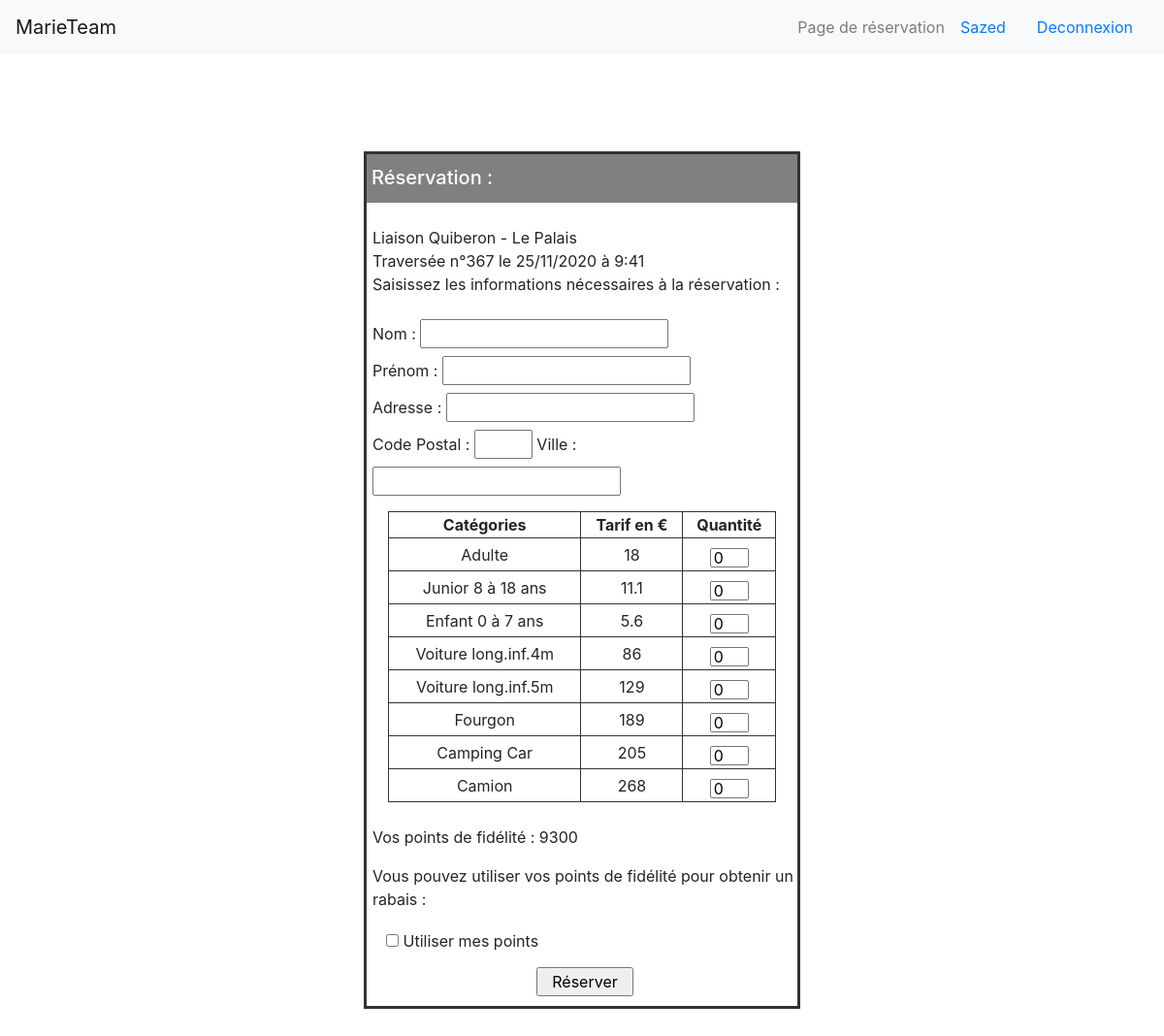
/Reservation.php?reservation=367 (signed in), run on the app's committed database.
### tables this page shows
CREATE TABLE IF NOT EXISTS `port` (
  `idPort` int(11) NOT NULL,
  `nom` varchar(50) NOT NULL,
  PRIMARY KEY (`idPort`)
);

CREATE TABLE IF NOT EXISTS `traversee` (
  `numTrav` int(11) NOT NULL,
  `date` date NOT NULL,
  `heure` varchar(50) NOT NULL,
  `idBateau` int(11) NOT NULL,
  `code` int(11) NOT NULL,
  PRIMARY KEY (`numTrav`),
  KEY `TRAVERSEE_BATEAU_FK` (`idBateau`),
  KEY `TRAVERSEE_LIAISON0_FK` (`code`)
);

CREATE TABLE IF NOT EXISTS `tarifer` (
  `dateDeb` date NOT NULL,
  `code` int(11) NOT NULL,
  `tarif` double NOT NULL,
  `numType` int(11) NOT NULL,
  PRIMARY KEY (`dateDeb`,`code`,`numType`),
  KEY `TARIFER_LIAISON0_FK` (`code`),
  KEY `numType` (`numType`)
);

CREATE TABLE IF NOT EXISTS `utilisateur` (
  `code_uti` int(11) NOT NULL AUTO_INCREMENT,
  `nom_uti` varchar(50) NOT NULL,
  `mdp_uti` varchar(50) NOT NULL,
  `pt_fid` int(11) NOT NULL,
  PRIMARY KEY (`code_uti`)
);

### Reservation.php (the view, shortened to what this page needs)
<!doctype html>
<html>
	<head>
		<link rel="stylesheet" href="bootstrap.css">
		<link rel="stylesheet" href="reservation.css">
	</head>
		<?php
			try{
				$bdd = new PDO('mysql:host=localhost;dbname=marieteam;charset=utf8','root','');
			}
			catch(Exception $e){
				die('Erreur : ' .$e->getMessage());
			}
		?>
	<body>
		<?php if(isset($_SESSION['username'])){ ?>
		<nav class="navbar navbar-expand-lg navbar-light bg-light">
			<a class="navbar-brand" href="index.php">MarieTeam</a>
			<div class="collapse navbar-collapse" id="navbarSupportedContent">
				<span class="navbar-text">
				Page de réservation
				</span>
			<?php if(!isset($_SESSION['username'])){?>
				<form class="form-inline my-2 my-lg-0">
				<a class="nav-link" href="Connexion.php">Connexion/Inscription<span class="sr-only">(current)</span></a>
				</form>
			<?php }
			else if(isset($_SESSION['username'])){?>
				<form class="form-inline my-2 my-lg-0">
				<a class="nav-link" href="profile.php"><?php echo $_SESSION['username']; ?></a>
				<a class="nav-link" href="Deconnexion.php">Deconnexion<span class="sr-only">(current)</span></a>
			</form>
			<?php } ?>
			</div>
		</nav>
		<div class="reservation">
			<div class="titre">
				<h5>Réservation :<h5>
			</div>
			<div class="donnees">
				<?php
					if(isset($_GET['reservation'])){
						$sql = 'SELECT DATE_FORMAT(T.date, \'%d/%m/%Y\') as dateT, T.heure, L.idPort, L.idPort_ARRIVEE, T.date FROM traversee as T, liaison as L WHERE numTrav = ? AND T.code = L.code';
						$stm = $bdd->prepare($sql);
						$stm->execute(array($_GET['reservation']));
						$result = $stm->fetchAll();
						$dateT = $result[0]['dateT'];
						$heure = $result[0]['heure'];
						$portDep = $result[0]['idPort'];
						$portArr = $result[0]['idPort_ARRIVEE'];
						$date = $result[0]['date'];
						$sql = 'SELECT nom FROM port WHERE idPort = ?';
						$stm = $bdd->prepare($sql);
						$stm->execute(array($portDep));
						$result = $stm->fetchAll();
						$nomPortDep = $result[0]['nom'];
						$sql = 'SELECT nom FROM port WHERE idPort = ?';
						$stm = $bdd->prepare($sql);
						$stm->execute(array($portArr));
						$result = $stm->fetchAll();
						$nomPortArr = $result[0]['nom']; ?>
						<br>
						<p>Liaison <?php echo htmlspecialchars($nomPortDep).' - '.htmlspecialchars($nomPortArr); ?><br>
						Traversée n°<?php echo htmlspecialchars($_GET['reservation']).' le '.htmlspecialchars($dateT).' à '.htmlspecialchars($heure); ?><br>
						Saisissez les informations nécessaires à la réservation :
						</p>
						<form action="billet.php" method="post">
							<p>
								Nom :
								<input type="text" name="nom" required><br>
								Prénom :
								<input type="text" name="prenom" required><br>
								Adresse :
								<input type="text" name="adresse" required><br>
								Code Postal :
								<input type="text" name="cp" class="codepost" required>
								Ville :
								<input type="text" name="ville" required>
							</p>
							<table class="reserver">
								<thead>
									<tr>
										<th>Catégories</th>
										<th>Tarif en €</th>
										<th>Quantité</th>
									</tr>
								</thead>
								<?php
									$sql = 'SELECT dateDeb FROM periode WHERE dateDeb <= ? AND dateFin >= ?';
									$stm = $bdd->prepare($sql);
									$stm->execute(array($date,$date));
									$result = $stm->fetchAll();
									$dateDeb = $result[0]['dateDeb'];
									$sql = 'SELECT * FROM tarifer WHERE dateDeb = ?';
									$stm = $bdd->prepare($sql);
									$stm->execute(array($dateDeb));
									$result = $stm->fetchAll();
								?>
								<tbody>
									<tr>
										<td>Adulte</td>
										<td><?php echo htmlspecialchars($result[0]['tarif']); ?></td>
										<td><input type="number" name="nAdulte" class="b-nombre" min="0" max="100" value = "0"></td>
									</tr>
									<tr>
										<td>Junior 8 à 18 ans</td>
										<td><?php echo htmlspecialchars($result[1]['tarif']); ?></td>
										<td><input type="number" name="nJunior" class="b-nombre" min="0" max="100" value = "0"></td>
									</tr>
									<tr>
										<td>Enfant 0 à 7 ans</td>
										<td><?php echo htmlspecialchars($result[2]['tarif']); ?></td>
										<td><input type="number" name="nEnfant" class="b-nombre" min="0" max="100" value = "0"></td>
									</tr>
									<tr>
										<td>Voiture long.inf.4m</td>
										<td><?php echo htmlspecialchars($result[3]['tarif']); ?></td>
										<td><input type="number" name="nVoitInf4" class="b-nombre" min="0" max="100" value = "0"></td>
									</tr>
									<tr>
										<td>Voiture long.inf.5m</td>
										<td><?php echo htmlspecialchars($result[4]['tarif']); ?></td>
										<td><input type="number" name="nVoitInf5" class="b-nombre" min="0" max="100" value = "0"></td>
									</tr>
									<tr>
										<td>Fourgon</td>
										<td><?php echo htmlspecialchars($result[5]['tarif']); ?></td>
										<td><input type="number" name="nFourgon" class="b-nombre" min="0" max="100" value = "0"></td>
									</tr>
									<tr>
										<td>Camping Car</td>
										<td><?php echo htmlspecialchars($result[6]['tarif']); ?></td>
										<td><input type="number" name="nCampingCar" class="b-nombre" min="0" max="100" value = "0"></td>
									</tr>
									<tr>
										<td>Camion</td>
										<td><?php echo htmlspecialchars($result[7]['tarif']); ?></td>
										<td><input type="number" name="nCamion" class="b-nombre" min="0" max="100" value = "0"></td>
									</tr>
								</tbody>
							</table><br>
							<p>Vos points de fidélité : <?php
								$sql = 'SELECT pt_fid FROM utilisateur WHERE nom_uti = ?';
								$stm = $bdd->prepare($sql);
								$stm->execute(array($_SESSION['username']));
								$result = $stm->fetchAll();
								$points_fid = $result[0]['pt_fid'];
								echo $points_fid;
							?></p>
							<?php if($points_fid >= 100){ ?>
									<p>Vous pouvez utiliser vos points de fidélité pour obtenir un rabais :</p>
									<input type="checkbox" name="fidelite" class="rad"> Utiliser mes points</label><br>
								<?php }
							?>
							<input type="submit" value="Réserver" class="b-reserver">
						</form>
				<?php	}
				?>
			</div>
		</div>
		<?php
		}else{
			header('Location: Connexion.php');
		}
		?>
	</body>
</html>

### reservation.css (style rules this page uses)
.reservation { margin-top:100px; width: 450px; border: 3px solid #333; margin-right:auto; margin-left:auto; margin-bottom: 80px; }
.titre { height:50px; margin:auto; background-color: grey; }
.titre > h5 { padding-top:12px; padding-left:5px; color: white; }
.donnees > p, .donnees > form > p { margin-left:6px; }
input { margin-top : 8px; }
.codepost { width:60px; }
td,th { border: 1px solid #333; text-align: center; vertical-align: middle; }
.reserver { width: 400px; height: 300px; margin:auto; }
.b-reserver { width:100px; margin-left:175px; margin-top:15px; margin-bottom: 10px; }
.b-nombre { width:40px; height:20px; }
.rad { margin-left: 20px; }

### data on the page
port: nom "Quiberon"
port: nom "Le Palais"
traversee: heure "9:41"
tarifer: tarif "18"
tarifer: tarif "11.1"
tarifer: tarif "5.6"
tarifer: tarif "86"
tarifer: tarif "129"
tarifer: tarif "189"
tarifer: tarif "205"
tarifer: tarif "268"
utilisateur: pt_fid "9300"

### other printed values
$_SESSION['username'] "Sazed"
$_GET['reservation'] "367"
$dateT "25/11/2020"
